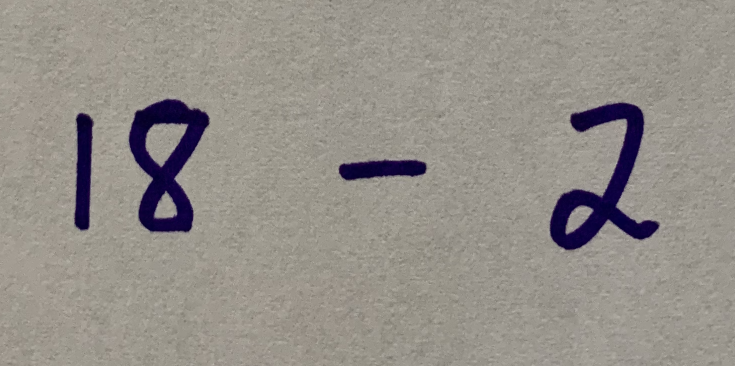
#> input picture model/IMG_0268.png, 1470 x 732 px (shown at 1/2 size)
$ python extreme.py
#> lines starting #> are read from the running program, lines starting #| are printed output that depends on the picture; after the words box and inside, x2 and y2 are one past the last pixel; in counts of white or black regions, pixels touching at a corner belong together
# import the necessary packages
import imutils
import cv2
import numpy as np
import random as rng

# load the image, convert it to grayscale, and blur it slightly
image = cv2.imread("IMG_0268.png", 0)
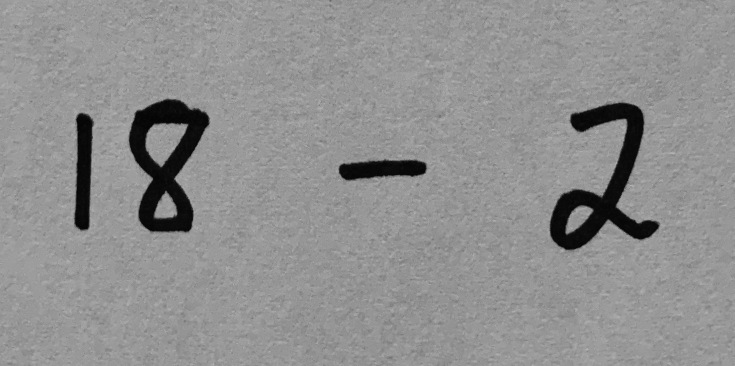
#> image: shape (732, 1470) (shown at 1/2 size); min 4, max 195, mean 143.7

# [5 lines of commented-out code are left out]
ret, th2 = cv2.threshold(image, 50, 255, cv2.THRESH_BINARY)
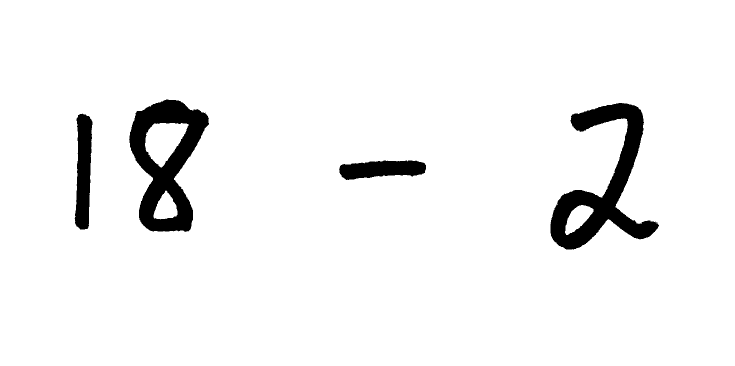
#> th2: shape (732, 1470) (shown at 1/2 size); 95.1% white; 4 black regions
kernel = np.ones((2, 2), np.uint8)
# [4 lines of commented-out code are left out]
contours, hierarchy = cv2.findContours(th2, cv2.RETR_TREE, cv2.CHAIN_APPROX_SIMPLE)
#> contours = 10 contours, 2 with area under 20; largest, box (x1, y1, x2, y2) and area: (0, 0, 1470, 732) 1073839, (257, 198, 419, 465) 27198, (1100, 205, 1319, 500) 23987, (148, 226, 186, 460) 6371, (677, 320, 853, 361) 5145, (290, 246, 377, 335) 4769, (1130, 410, 1187, 470) 1792, (307, 381, 355, 439) 1702
H, W = th2.shape[:2]
#> H = 732; W = 1470


image = np.zeros((H, W, 3), np.uint8)

cv2.drawContours(image, contours, -1, (0, 0, 255), 3)
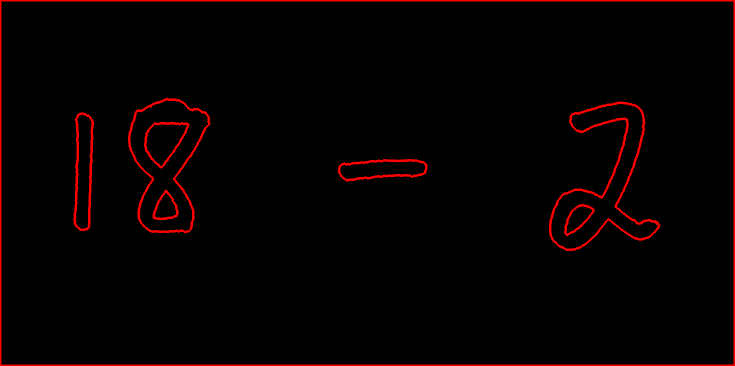
#> image: shape (732, 1470, 3) (shown at 1/2 size); mean of channels 0, 1, 2 0, 0, 7; drawn as B, G, R


hist = cv2.reduce(th2, 1, cv2.REDUCE_AVG).reshape(-1)
#> hist = 732 values, max 255 at index 0, min 200 at index 235, mean 242.5

th = 255
uppers = np.array([y for y in range(H - 1) if hist[y] >= th and hist[y + 1] < th])
#> uppers = [198]
lowers = np.array([y for y in range(H - 1) if hist[y] < th and hist[y + 1] >= th])
#> lowers = [498]

print(uppers)
#| [198]
print(lowers)
#| [498]

# [8 lines of commented-out code are left out]
boundingBoxes = [cv2.boundingRect(c) for c in contours]
#> boundingBoxes = [(0, 0, 1470, 732), (677, 320, 176, 41), (148, 226, 38, 234), (409, 224, 3, 3), (386, 217, 3, 3), (1100, 205, 219, 295), (1130, 410, 57, 60), (257, 198, 162, 267), (307, 381, 48, 58), (290, 246, 87, 89)]
contours, boundingBoxes = zip(
    *sorted(zip(contours, boundingBoxes), key=lambda b: b[1][0])
)
#> boundingBoxes = ((0, 0, 1470, 732), (148, 226, 38, 234), (257, 198, 162, 267), (290, 246, 87, 89), (307, 381, 48, 58), (386, 217, 3, 3), (409, 224, 3, 3), (677, 320, 176, 41), (1100, 205, 219, 295), (1130, 410, 57, 60))

print(len(contours))
#| 10
print(boundingBoxes)
#| ((0, 0, 1470, 732), (148, 226, 38, 234), (257, 198, 162, 267), (290, 246, 87, 89), (307, 381, 48, 58), (386, 217, 3, 3), (409, 224, 3, 3), (677, 320, 176, 41), (1100, 205, 219, 295), (1130, 410, 57, 60))


def isBoxInBox(box1, box2):
    if (
        box2[0] <= box1[0] <= box2[0] + box2[2] and
        box2[0] <= box1[0] + box1[2] <= box2[0] + box2[2] and
        box2[1] <= box1[1] <= box2[1] + box2[3] and
        box2[1] <= box1[1] + box1[3] <= box2[1] + box2[3]
    ):
        return True
    else:
        return False


def removeInternalBoundingBoxesAndContours(boundingBoxes, contours):
    # Remove the parent box
    boundingBoxes = list(boundingBoxes)[1:]
#> boundingBoxes = [(148, 226, 38, 234), (257, 198, 162, 267), (290, 246, 87, 89), (307, 381, 48, 58), (386, 217, 3, 3), (409, 224, 3, 3), (677, 320, 176, 41), (1100, 205, 219, 295), (1130, 410, 57, 60)]
    contours = contours[1:]
#> contours = 9 contours, 2 with area under 20; largest, box (x1, y1, x2, y2) and area: (257, 198, 419, 465) 27198, (1100, 205, 1319, 500) 23987, (148, 226, 186, 460) 6371, (677, 320, 853, 361) 5145, (290, 246, 377, 335) 4769, (1130, 410, 1187, 470) 1792, (307, 381, 355, 439) 1702
    for i, box in enumerate(boundingBoxes):
        for j, box2 in enumerate(boundingBoxes):
            if i != j and isBoxInBox(box, box2):
                print(str(box) + " in " + str(box2))
                boundingBoxes[i] = (0, 0, 0, 0)
                break
#> this loop made 9 passes
#| (290, 246, 87, 89) in (257, 198, 162, 267)
#| (307, 381, 48, 58) in (257, 198, 162, 267)
#| (386, 217, 3, 3) in (257, 198, 162, 267)
#| (409, 224, 3, 3) in (257, 198, 162, 267)
#| (1130, 410, 57, 60) in (1100, 205, 219, 295)
#> after the loop, boundingBoxes = [(148, 226, 38, 234), (257, 198, 162, 267), (0, 0, 0, 0), (0, 0, 0, 0), (0, 0, 0, 0), (0, 0, 0, 0), (677, 320, 176, 41), (1100, 205, 219, 295), (0, 0, 0, 0)]

    newContours = [cnt for i, cnt in enumerate(contours) if boundingBoxes[i] != (0, 0, 0, 0)]
#> newContours = 4 contours; box (x1, y1, x2, y2) and area: (257, 198, 419, 465) 27198, (1100, 205, 1319, 500) 23987, (148, 226, 186, 460) 6371, (677, 320, 853, 361) 5145
    return newContours, [*filter(lambda el: el != (0, 0, 0, 0), boundingBoxes)]


filteredContours = []
contours, boundingBoxes = removeInternalBoundingBoxesAndContours(boundingBoxes, contours)
#> contours has the same summary as newContours in removeInternalBoundingBoxesAndContours; boundingBoxes = [(148, 226, 38, 234), (257, 198, 162, 267), (677, 320, 176, 41), (1100, 205, 219, 295)]

print(boundingBoxes)
#| [(148, 226, 38, 234), (257, 198, 162, 267), (677, 320, 176, 41), (1100, 205, 219, 295)]
print(len(contours))
#| 4

symbols = []

for i in range(len(boundingBoxes)):
    color = (255, 255, 255)
    # cv2.rectangle(image, (int(boundingBoxes[i][0]), int(boundingBoxes[i][1])),
    #               (int(boundingBoxes[i][0] + boundingBoxes[i][2]), int(boundingBoxes[i][1] + boundingBoxes[i][3])), color, 2)
    symbol = th2[boundingBoxes[i][1]:boundingBoxes[i][1] + boundingBoxes[i][3], boundingBoxes[i][0]: boundingBoxes[i][0] + boundingBoxes[i][2]]

    # Add padding to the image if needed
    H, W = symbol.shape[:2]

    if H > W:
        paddingNeeded = H - W
        symbol = cv2.copyMakeBorder(symbol, 10, 10, paddingNeeded + 10, paddingNeeded + 10, cv2.BORDER_CONSTANT, value=[255, 255, 255])
    elif H < W:
        paddingNeeded = W - H
        symbol = cv2.copyMakeBorder(symbol, paddingNeeded + 10, paddingNeeded + 10, 10, 10, cv2.BORDER_CONSTANT, value=[255, 255, 255])
    else:
        symbol = cv2.copyMakeBorder(symbol, 10, 10, 10, 10, cv2.BORDER_CONSTANT, value=[255, 255, 255])

    symbol = cv2.bitwise_not(symbol)
    symbol = cv2.resize(symbol, (28, 28), interpolation=cv2.INTER_LINEAR)
    symbols.append(symbol)
#> this loop made 4 passes
#> (H, W, paddingNeeded) on passes 1 to 4: (234, 38, 196), (267, 162, 105), (41, 176, 135), (295, 219, 76)
#> pass 1, `symbol = th2[boundingBoxes[i][1]:boundingBoxes[i][1] + boundingBoxes[i..`:
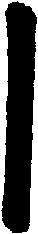
#> symbol: shape (234, 38); 31.1% white; 1 white region, box (x1, y1, x2, y2) and area: (0, 0, 38, 234) 2768
#> pass 1, `symbol = cv2.copyMakeBorder(symbol, 10, 10, paddingNeeded + 10, paddin..`:
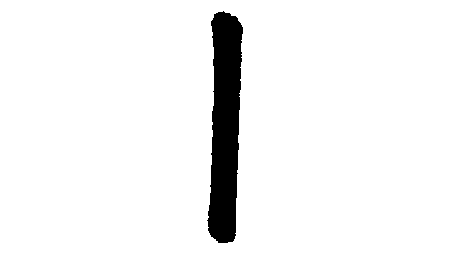
#> symbol: shape (254, 450); 94.6% white; 1 black region, box (x1, y1, x2, y2) and area: (207, 11, 243, 243) 6124
#> pass 1, `symbol = cv2.resize(symbol, (28, 28), interpolation=cv2.INTER_LINEAR)`:
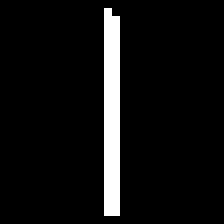
#> symbol: shape (28, 28) (shown 8 times larger); 6.5% white in thin lines or dots, all inside (x1, y1, x2, y2) = (13, 1, 15, 27)
#> after the loop, symbols = 4 items

for i, symbol in enumerate(symbols):
    cv2.imshow('symbol' + str(i), symbol)
#> this loop made 4 passes
#> pass 2, `cv2.imshow('symbol' + str(i), symbol)`:
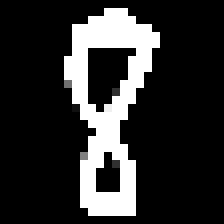
#> window 'symbol1': shape (28, 28) (shown 8 times larger); min 0, max 255, mean 47.3

# cv2.imshow('image', th2)
# cv2.waitKey(0)
# cv2.imshow('image contour', image)
cv2.waitKey(0)
cv2.destroyAllWindows()
